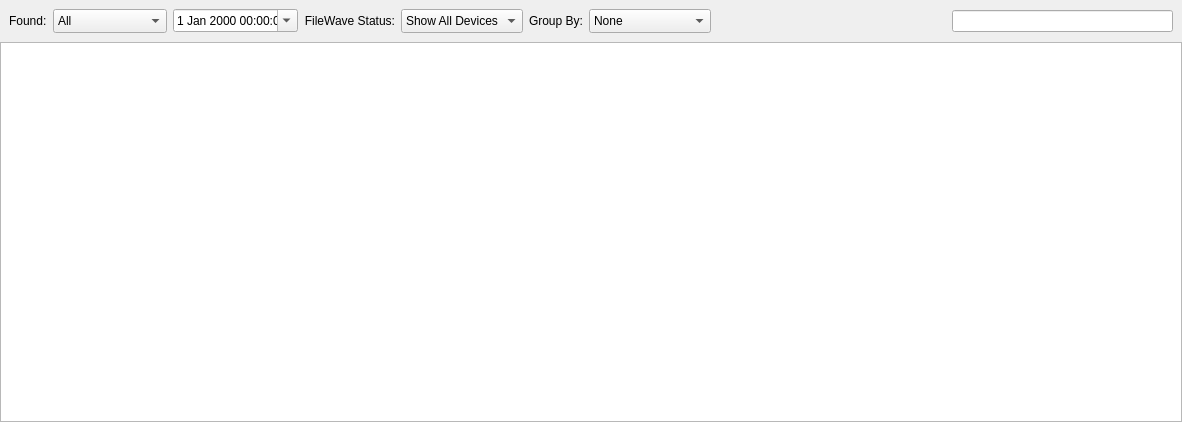
<?xml version="1.0" encoding="UTF-8"?>
<ui version="4.0">
 <class>DiscoveryResultsWidget</class>
 <widget class="QWidget" name="DiscoveryResultsWidget">
  <property name="geometry">
   <rect>
    <x>0</x>
    <y>0</y>
    <width>1182</width>
    <height>422</height>
   </rect>
  </property>
  <property name="windowTitle">
   <string>Form</string>
  </property>
  <layout class="QVBoxLayout" name="verticalLayout">
   <property name="spacing">
    <number>0</number>
   </property>
   <property name="leftMargin">
    <number>0</number>
   </property>
   <property name="topMargin">
    <number>0</number>
   </property>
   <property name="rightMargin">
    <number>0</number>
   </property>
   <property name="bottomMargin">
    <number>0</number>
   </property>
   <item>
    <widget class="ViewSearchHeader" name="discoverySearchHeader" native="true">
     <layout class="QHBoxLayout" name="horizontalLayout">
      <item>
       <widget class="QLabel" name="labelDateFilter">
        <property name="text">
         <string>Found:</string>
        </property>
       </widget>
      </item>
      <item>
       <widget class="QComboBox" name="filterByDateCombo">
        <property name="sizeAdjustPolicy">
         <enum>QComboBox::AdjustToMinimumContentsLengthWithIcon</enum>
        </property>
        <property name="minimumContentsLength">
         <number>8</number>
        </property>
        <item>
         <property name="text">
          <string>All</string>
         </property>
        </item>
        <item>
         <property name="text">
          <string>Today</string>
         </property>
        </item>
        <item>
         <property name="text">
          <string>In Last 1 Day</string>
         </property>
        </item>
        <item>
         <property name="text">
          <string>In Last 2 Days</string>
         </property>
        </item>
        <item>
         <property name="text">
          <string>In Last 1 Week</string>
         </property>
        </item>
        <item>
         <property name="text">
          <string>In Last 2 Weeks</string>
         </property>
        </item>
        <item>
         <property name="text">
          <string>In Last 1 Month</string>
         </property>
        </item>
        <item>
         <property name="text">
          <string>Since</string>
         </property>
        </item>
       </widget>
      </item>
      <item>
       <widget class="QDateTimeEdit" name="customDateTimeEdit">
        <property name="sizePolicy">
         <sizepolicy hsizetype="Fixed" vsizetype="Fixed">
          <horstretch>0</horstretch>
          <verstretch>0</verstretch>
         </sizepolicy>
        </property>
        <property name="maximumSize">
         <size>
          <width>125</width>
          <height>16777215</height>
         </size>
        </property>
        <property name="calendarPopup">
         <bool>true</bool>
        </property>
       </widget>
      </item>
      <item>
       <widget class="QLabel" name="label">
        <property name="text">
         <string>FileWave Status:</string>
        </property>
        <property name="alignment">
         <set>Qt::AlignRight|Qt::AlignTrailing|Qt::AlignVCenter</set>
        </property>
       </widget>
      </item>
      <item>
       <widget class="QComboBox" name="discoveryFilterInFileWaveCombo">
        <property name="sizeAdjustPolicy">
         <enum>QComboBox::AdjustToMinimumContentsLengthWithIcon</enum>
        </property>
        <property name="minimumContentsLength">
         <number>9</number>
        </property>
        <item>
         <property name="text">
          <string>Show All Devices</string>
         </property>
        </item>
        <item>
         <property name="text">
          <string>Managed</string>
         </property>
        </item>
        <item>
         <property name="text">
          <string>Unmanaged</string>
         </property>
        </item>
       </widget>
      </item>
      <item>
       <widget class="QLabel" name="labelGroupBy">
        <property name="text">
         <string>Group By:</string>
        </property>
       </widget>
      </item>
      <item>
       <widget class="QComboBox" name="discoveryGroupByCombo">
        <property name="sizeAdjustPolicy">
         <enum>QComboBox::AdjustToMinimumContentsLengthWithIcon</enum>
        </property>
        <property name="minimumContentsLength">
         <number>9</number>
        </property>
        <item>
         <property name="text">
          <string>None</string>
         </property>
        </item>
        <item>
         <property name="text">
          <string>Detected Operating System</string>
         </property>
        </item>
        <item>
         <property name="text">
          <string>Type</string>
         </property>
        </item>
        <item>
         <property name="text">
          <string>Booster</string>
         </property>
        </item>
       </widget>
      </item>
      <item>
       <spacer name="horizontalSpacer">
        <property name="orientation">
         <enum>Qt::Horizontal</enum>
        </property>
        <property name="sizeHint" stdset="0">
         <size>
          <width>1</width>
          <height>20</height>
         </size>
        </property>
       </spacer>
      </item>
      <item>
       <widget class="QLabel" name="discoveryCountLabel">
        <property name="sizePolicy">
         <sizepolicy hsizetype="Preferred" vsizetype="Preferred">
          <horstretch>0</horstretch>
          <verstretch>0</verstretch>
         </sizepolicy>
        </property>
        <property name="minimumSize">
         <size>
          <width>0</width>
          <height>0</height>
         </size>
        </property>
        <property name="text">
         <string/>
        </property>
        <property name="alignment">
         <set>Qt::AlignCenter</set>
        </property>
       </widget>
      </item>
      <item>
       <widget class="SearchLineEdit" name="discoverySearchLineEdit"/>
      </item>
     </layout>
    </widget>
   </item>
   <item>
    <widget class="DiscoveryResultsView" name="discoveryTreeView">
     <property name="contextMenuPolicy">
      <enum>Qt::CustomContextMenu</enum>
     </property>
     <property name="editTriggers">
      <set>QAbstractItemView::NoEditTriggers</set>
     </property>
     <property name="alternatingRowColors">
      <bool>true</bool>
     </property>
     <property name="selectionMode">
      <enum>QAbstractItemView::ExtendedSelection</enum>
     </property>
     <property name="rootIsDecorated">
      <bool>true</bool>
     </property>
     <property name="uniformRowHeights">
      <bool>true</bool>
     </property>
     <property name="itemsExpandable">
      <bool>true</bool>
     </property>
     <property name="sortingEnabled">
      <bool>true</bool>
     </property>
    </widget>
   </item>
  </layout>
 </widget>
 <customwidgets>
  <customwidget>
   <class>SearchLineEdit</class>
   <extends>QLineEdit</extends>
   <header>FileWaveGuiLib/searchlineedit/searchlineedit.h</header>
  </customwidget>
  <customwidget>
   <class>ViewSearchHeader</class>
   <extends>QWidget</extends>
   <header>FileWaveGuiLib/searchheader/ViewSearchHeader.h</header>
   <container>1</container>
  </customwidget>
  <customwidget>
   <class>DiscoveryResultsView</class>
   <extends>QTreeView</extends>
   <header>FWAdminLib/Discovery/DiscoveryResultsView.h</header>
  </customwidget>
 </customwidgets>
 <resources/>
 <connections/>
</ui>
